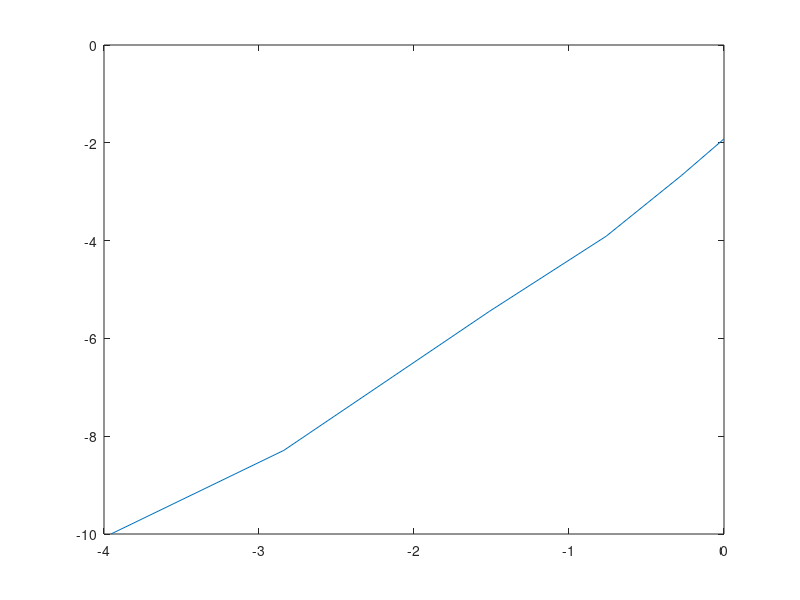

This chart was generated by the following MATLAB code:
%% SE 423 Lab 3
v1_p =   sort([0.50 0.95 1.45 1.95 2.44 3.27 4.01  0]);
v2_p =   sort([0.50 0.92 1.45 1.97 2.50 3.33 4.03  0]);
Enc3_p = sort([3.10 4.14 5.22 6.41 7.51 9.35 10.0  1.92]);
v1_n =   sort([-0.24 -0.76 -1.50 -2.11 -3.97 -2.84 0]);
v2_n =   sort([-0.31 -0.76 -1.53 -2.17 -3.94 -2.84 0]);
Enc3_n = sort([-2.67 -3.91 -5.45 -6.79 -10.0 -8.29 -1.92]);

v_p = (v1_p+v2_p)/2;
v_n = (v1_n+v2_n)/2;

plot(v_n,Enc3_n);

